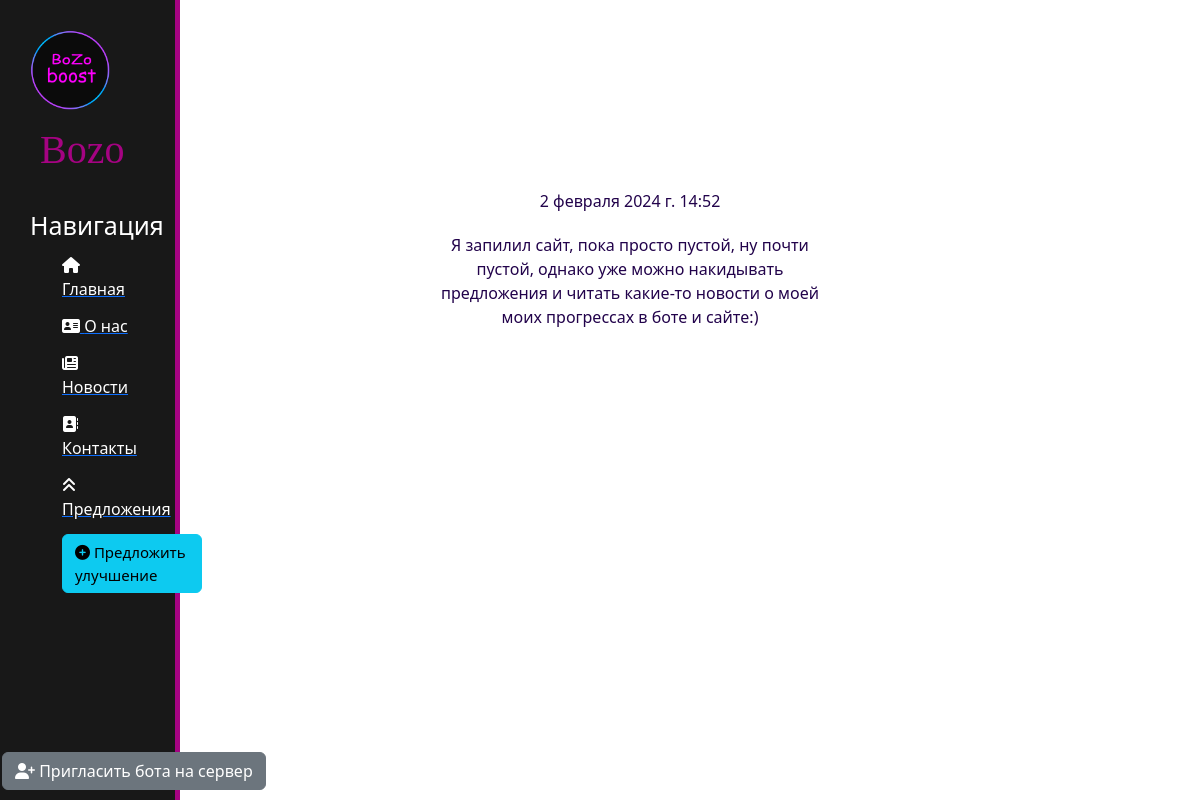
The page /news/2 on the database its author committed.
### news/models.py (models this page shows, shortened)
class Articles(models.Model):
    title = models.CharField('Название', max_length=100, default='Обновление')
    announce = models.CharField('Анонс', max_length=250)
    text = models.TextField('Основной текст')
    date = models.DateTimeField('Дата публикации')
    class Meta:
        verbose_name = 'Новость'
        verbose_name_plural = 'Новости'

### news/views.py (the view)
# urls.py: path('<int:pk>', views.NewsDetailView.as_view(), name='news_detail'),
class NewsDetailView(DetailView):
    model = Articles
    template_name = 'news/details_view.html'
    context_object_name = 'article'

### news/templates/news/details_view.html (shortened to what this page needs)
{% extends 'main/layout.html' %}
{% block content %}
    <div class="features">
        <h1>{{ article.title }}</h1>
      <p>{{ article.date }}</p>
        <p>{{ article.text }}</p>
    </div>
{% endblock %}

### main/static/main/css/main.css (style rules this page uses)
body { background: url(../img/back.png); background-size: 85% 100%; background-position: right }
main .features { float: left; color: #22034b; margin-top: 100px; text-align: center; width: 75%; }
main .features h1 { font-size: 70px; color: #fff; margin-top: -15px; }
main .features p { max-width: 400px; margin: 20px auto; }

### rows shown on the page
Articles: date "2 февраля 2024 г. 14:52", text "Я запилил сайт, пока просто пустой, ну почти пустой, однако уже можно накидывать предложения и читать какие-то новости о моей моих прогрессах в боте и сайте:)"
